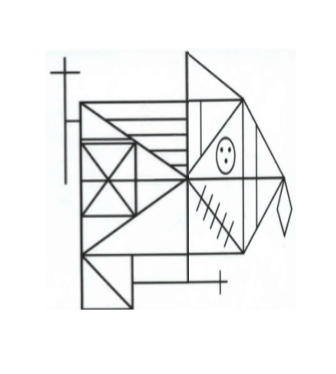
#> input picture Images/dataset1_reyDistorsiones/t7.png, 336 x 374 px, found by its file name
$ jupyter execute EX2_Dataset1_FAST_with_OpenCV.ipynb   (shell and % lines are left out)
#> lines starting #> are read from the running program, lines starting #| are printed output that depends on the picture; after the words box and inside, x2 and y2 are one past the last pixel; in counts of white or black regions, pixels touching at a corner belong together
<a href="https://colab.research.google.com/github/DayrisRM/VisionArtificial-M0T/blob/master/EX2_Dataset1_FAST_with_OpenCV.ipynb" target="_parent"></a>

[cell 1]
import cv2
import matplotlib.pyplot as plt
import numpy as np

[cell 2]
# Load the image
image1 = cv2.imread('t7.png')
#> image1 is the input picture: shape (374, 336, 3); mean B, G, R 242.1, 242.1, 241.4

[cell 3]
# Create detector
fast = cv2.FastFeatureDetector_create()

[cell 4]
# Detect keypoints with non max suppression
keypoints_with_nonmax = fast.detect(image1, None)
#> keypoints_with_nonmax = 487 keypoints; strongest (x, y, size): (221, 150, 7), (229, 150, 7), (186, 52, 7), (78, 72, 7)

[cell 5]
# Disable nonmaxSuppression
fast.setNonmaxSuppression(False)

[cell 6]
# Detect keypoints without non max suppression
keypoints_without_nonmax = fast.detect(image1, None)
#> keypoints_without_nonmax = 2636 keypoints; strongest (x, y, size): (185, 50, 7), (186, 50, 7), (187, 50, 7), (185, 51, 7)

[cell 7]
image_with_nonmax = np.copy(image1)
image_without_nonmax = np.copy(image1)

[cell 8]
cv2.drawKeypoints(image1, keypoints_with_nonmax, image_with_nonmax, color=(0,255,0), flags=cv2.DRAW_MATCHES_FLAGS_DRAW_RICH_KEYPOINTS)
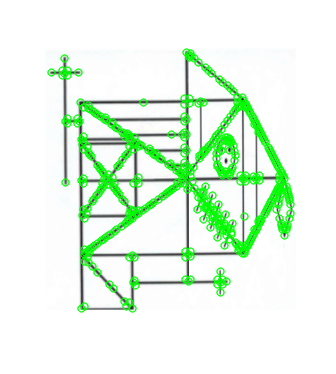
#> image_with_nonmax: shape (374, 336, 3); 12.11% of pixels changed, all inside (x1, y1, x2, y2) = (46, 48, 296, 314)
cv2.drawKeypoints(image1, keypoints_without_nonmax, image_without_nonmax, color=(0,255,0), flags=cv2.DRAW_MATCHES_FLAGS_DRAW_RICH_KEYPOINTS)
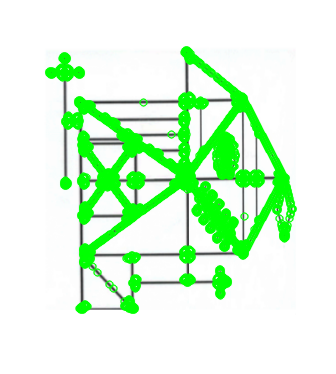
#> image_without_nonmax: shape (374, 336, 3); 15.55% of pixels changed, all inside (x1, y1, x2, y2) = (44, 46, 298, 315)

[cell 9]
# Display image with and without non max suppression
fx, plots = plt.subplots(1, 2, figsize=(20,10))

plots[0].set_title("With non max suppression")
plots[0].imshow(image_with_nonmax)

plots[1].set_title("Without non max suppression")
plots[1].imshow(image_without_nonmax)
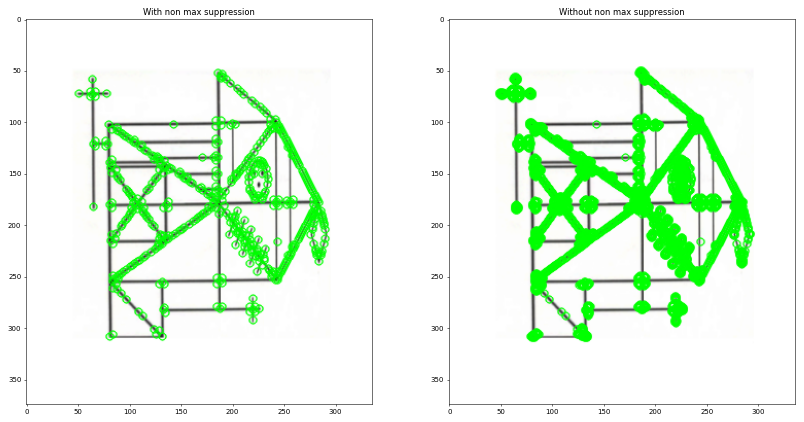
#> figure drawn by matplotlib, 2 panels; B, G, R data is drawn as R, G, B

[cell 10]
# Print the number of keypoints detected in the training image
print("Number of Keypoints Detected In The Image With Non Max Suppression: ", len(keypoints_with_nonmax))
#| Number of Keypoints Detected In The Image With Non Max Suppression:  487

# Print the number of keypoints detected in the query image
print("Number of Keypoints Detected In The Image Without Non Max Suppression: ", len(keypoints_without_nonmax))
#| Number of Keypoints Detected In The Image Without Non Max Suppression:  2636

[cell 11]
imgDraw=cv2.drawKeypoints(image1,keypoints_with_nonmax,None,(255,0,0),4)
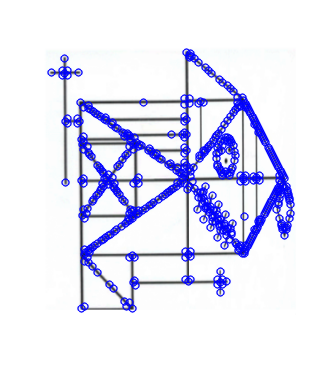
#> imgDraw: shape (374, 336, 3); mean B, G, R 246.9, 228.2, 227.7
cv2.imwrite('fast_t7_keypoints.png',imgDraw)
#> Out = True

$ run again, with Images/dataset1_reyDistorsiones/t1.png copied over Images/dataset1_reyDistorsiones/t7.png
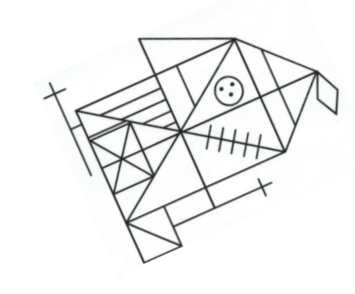
#> input picture Images/dataset1_reyDistorsiones/t1.png, 355 x 294 px, found by its file name
#> image1 is the input picture: shape (294, 355, 3); mean B, G, R 241.9, 241.9, 241.3
#> keypoints_with_nonmax = 932 keypoints; strongest (x, y, size): (231, 84, 7), (230, 94, 7), (181, 245, 7), (64, 89, 7)
#> keypoints_without_nonmax = 3726 keypoints; strongest (x, y, size): (138, 37, 7), (139, 37, 7), (140, 37, 7), (235, 37, 7)
#> `cv2.drawKeypoints(image1, keypoints_without_nonmax, image_without_nonm..`:
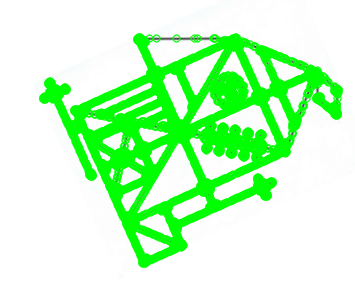
#> image_without_nonmax: shape (294, 355, 3); mean B, G, R 196, 253.9, 195.8
#| Number of Keypoints Detected In The Image With Non Max Suppression:  932
#| Number of Keypoints Detected In The Image Without Non Max Suppression:  3726
#> `imgDraw=cv2.drawKeypoints(image1,keypoints_with_nonmax,None,(255,0,0),4)`:
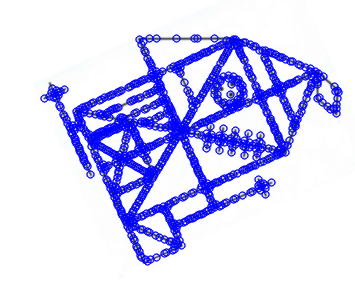
#> imgDraw: shape (294, 355, 3); mean B, G, R 250.7, 210.8, 210.5
#> Out = True

$ run again, with Images/dataset1_reyDistorsiones/t2.png copied over Images/dataset1_reyDistorsiones/t7.png
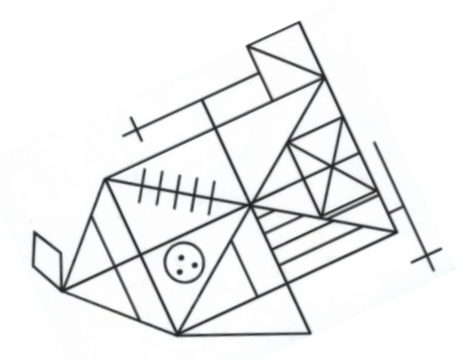
#> input picture Images/dataset1_reyDistorsiones/t2.png, 473 x 361 px, found by its file name
#> image1 is the input picture: shape (361, 473, 3); mean B, G, R 239.6, 239.5, 238.8
#> keypoints_with_nonmax = 1235 keypoints; strongest (x, y, size): (440, 249, 7), (299, 22, 7), (141, 140, 7), (174, 207, 7)
#> keypoints_without_nonmax = 4489 keypoints; strongest (x, y, size): (298, 20, 7), (299, 20, 7), (300, 20, 7), (301, 20, 7)
#> `[cell 9] # Display image with and without non max suppression fx, plot..`:
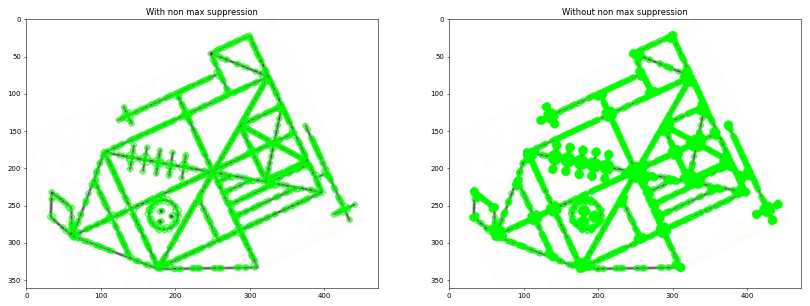
#> figure drawn by matplotlib, 2 panels; B, G, R data is drawn as R, G, B
#| Number of Keypoints Detected In The Image With Non Max Suppression:  1235
#| Number of Keypoints Detected In The Image Without Non Max Suppression:  4489
#> `imgDraw=cv2.drawKeypoints(image1,keypoints_with_nonmax,None,(255,0,0),4)`:
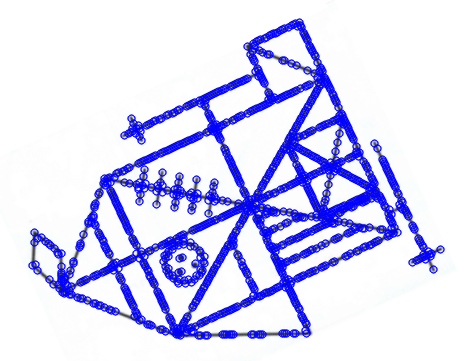
#> imgDraw: shape (361, 473, 3); mean B, G, R 249.3, 215.5, 215
#> Out = True

$ run again, with Images/dataset1_reyDistorsiones/t3.png copied over Images/dataset1_reyDistorsiones/t7.png
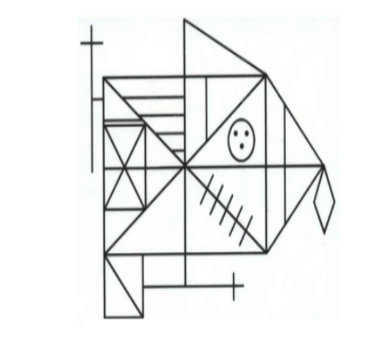
#> input picture Images/dataset1_reyDistorsiones/t3.png, 380 x 361 px, found by its file name
#> image1 is the input picture: shape (361, 380, 3); mean B, G, R 241.4, 241.3, 240.6
#> keypoints_with_nonmax = 491 keypoints; strongest (x, y, size): (235, 134, 7), (246, 134, 7), (241, 147, 7), (246, 132, 7)
#> keypoints_without_nonmax = 2936 keypoints; strongest (x, y, size): (183, 17, 7), (184, 17, 7), (182, 18, 7), (183, 18, 7)
#> image_with_nonmax: shape (361, 380, 3); 12.2% of pixels changed, all inside (x1, y1, x2, y2) = (76, 16, 340, 323)
#> `cv2.drawKeypoints(image1, keypoints_without_nonmax, image_without_nonm..`:
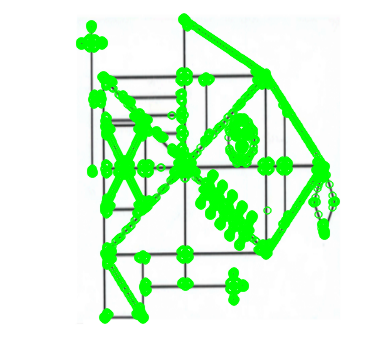
#> image_without_nonmax: shape (361, 380, 3); 16.24% of pixels changed, all inside (x1, y1, x2, y2) = (75, 13, 341, 325)
#| Number of Keypoints Detected In The Image With Non Max Suppression:  491
#| Number of Keypoints Detected In The Image Without Non Max Suppression:  2936
#> `imgDraw=cv2.drawKeypoints(image1,keypoints_with_nonmax,None,(255,0,0),4)`:
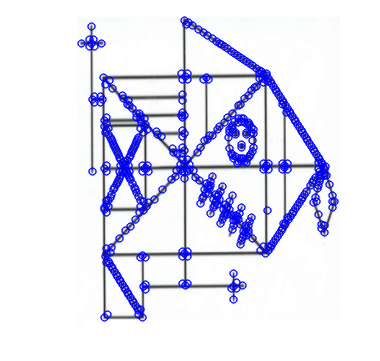
#> imgDraw: shape (361, 380, 3); mean B, G, R 246.2, 228.2, 227.6
#> Out = True
